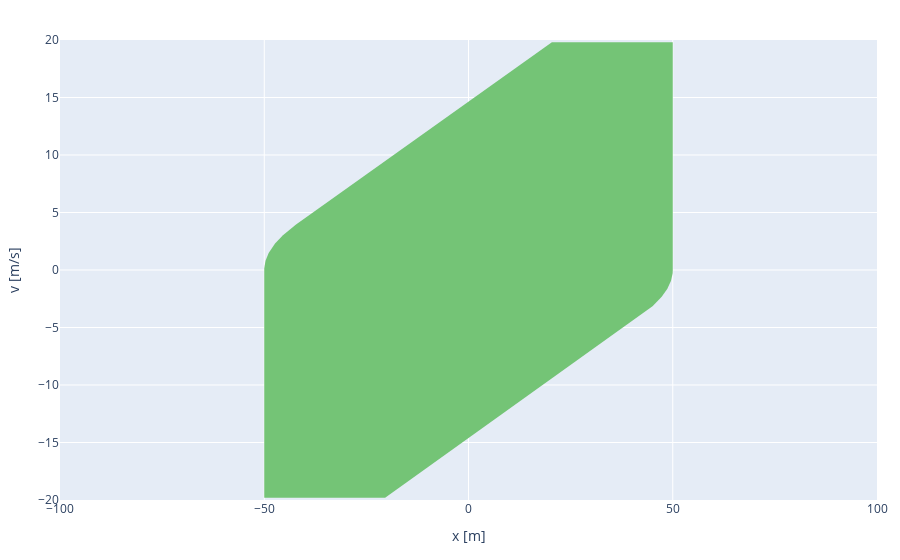

The cell this chart's notebook holds for it:
### Markdown cell above
#### HZ Implementation

### Code cell
## CONSTRUCT TLT

TLT.select(DiscLTL | Always_fp)

tree = TLT(phi)

print(f"Approximation direction: {tree._approx = }")

## INITIALIZE IMPLEMENTATION

dynamics = HZDoubleIntegrator(max_accel=MAX_ACCEL, dt=TIME_STEP)
impl = ZonoOptImpl(dynamics,
                   AXES[1:],  # exclude time axis
                   zono.interval_2_zono(zono.Box([-MAX_ACCEL], [+MAX_ACCEL])),
                   TIME_HORIZON,
                   time_step=TIME_STEP)

## REALIZE ROOT NODE OF TLT

with timectx(lambda t: f"Realization with HZ took {t:.2f} seconds"):
    out = tree.realize(impl)

print(f"{type(out) = }")
print_hzinfo(out)

## Plot

impl.plot_fill(
    out, 
    axes=('x', 'v'),
)

### Figure 1 — Plotly figure (JSON) as saved in the notebook; plotly's stock layout.template omitted (floating-point values rounded to 4 significant figures; data arrays with more than 128 entries replaced by an {"elided": "..."} marker saying what was removed)
{"data": [{"fill": "toself", "fillcolor": "#74c476", "line": {"width": 0}, "mode": "lines", "showlegend": false, "type": "scatter", "x": {"elided": "162 float values"}, "y": {"elided": "162 float values"}}], "layout": {"xaxis": {"range": [-100, 100], "showline": false, "showticklabels": true, "title": {"text": "x [m]"}, "zeroline": false}, "yaxis": {"range": [-20, 20], "showline": false, "showticklabels": true, "title": {"text": "v [m/s]"}, "zeroline": false}}}
